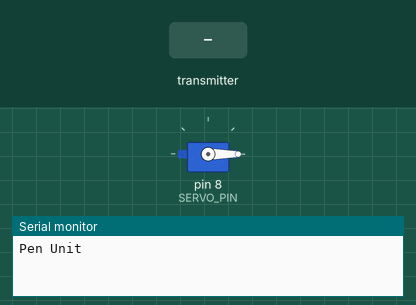
This sketch was run on a simulated Arduino Uno, built with avr-gcc and run on an emulated ATmega328P. Parts: servo, the last lines printed to the serial monitor. The inputs (shaded band) are chosen by the test bench. No radio packets arrive unless stated.

Above: at 1.2 s.
1.3 s: the transmitter starts sending value = 0
At 2.5 s:
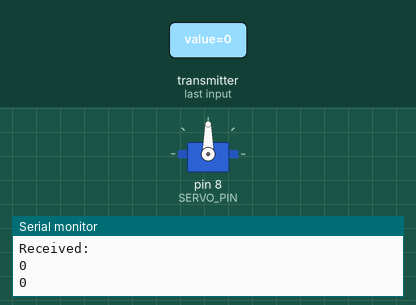
2.8 s: the transmitter starts sending code = 1
At 3.8 s:
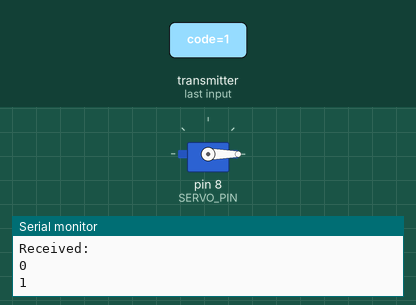
4.3 s: the transmitter starts sending code = 0
At 4.9 s:
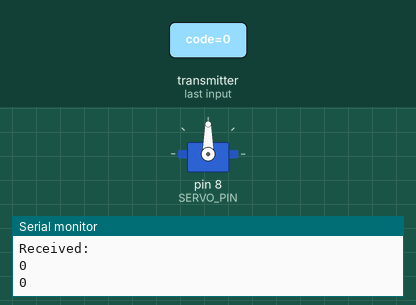
Timing chart, 0 to 7.3 s (numbered marks = the images above; inputs shaded):
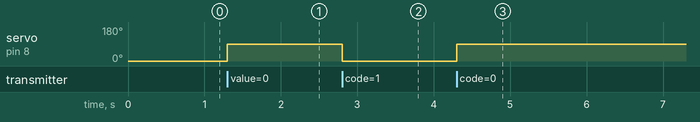

The sketch:

pen_unit.ino
```cpp
#include <Servo.h>
#include <SPI.h>
#include "RF24.h"
#include "Shared.h"
#define SERVO_PIN 8
#define POWER_PIN 6
#define ANGLE_DOWN 0
#define ANGLE_UP 90

/* Hardware configuration: Set up nRF24L01 radio on SPI bus plus pins*/
RF24 radio(10,9);
Servo pen_servo;


unsigned long power_time = 0;
bool power_on = false;

Message msg_data;

void setPen(PenPosition targetPos) {
  if (targetPos == UP) {
    pen_servo.write(ANGLE_UP);
  }
  else {
    pen_servo.write(ANGLE_DOWN);
  }
}

void setup() {
  Serial.begin(115200);
  while(!Serial);

  Serial.println(F("Pen Unit"));

  radio.begin();
  radio.setPALevel(RF24_PA_LOW);
  radio.setAutoAck(true);
  radio.enableAckPayload();
  radio.setRetries(0, 15);
  radio.setPayloadSize(16);
  radio.openWritingPipe(addresses[MAIN_UNIT]);
  radio.openReadingPipe(1, addresses[PEN_UNIT]);
  radio.startListening();

  pen_servo.attach(SERVO_PIN);
  pen_servo.write(ANGLE_DOWN);

  pinMode(POWER_PIN, OUTPUT);
}

void loop() {
  if( radio.available()){
    //turn of burning energy
    power_on = false;
    digitalWrite(POWER_PIN, LOW);

    radio.read( &msg_data, sizeof(msg_data) );

    Serial.println("Received: ");
    Serial.println(msg_data.value);
    Serial.println(msg_data.code);

    setPen((PenPosition)msg_data.code);
  }
  if (millis() - power_time > 10000) {
    power_time = millis();
    power_on = true;
    digitalWrite(POWER_PIN, HIGH);
  }
  else if (power_on && (millis() - power_time > 500)) {
    power_on = false;
    digitalWrite(POWER_PIN, LOW);
  }
}
```

Shared.h
```cpp
#define STEP_DELAY_US 100 // step delay in microseconds
#define MICROSTEPS 16

uint64_t addresses[4] = { 0xF0F0F0F0E1, 0xF0F0F0F0D2, 0xF0F0F0F0C3, 0xF0F0F0F0B4 };
enum AddrIndex : byte { MAIN_UNIT = 0, LEFT_UNIT = 1, RIGHT_UNIT = 2, PEN_UNIT = 3 };
enum Command : byte { BACKWARD_DIRECT = 0, FORWARD_DIRECT = 1, BACKWARD_PARALLEL = 2, FORWARD_PARALLEL = 3, START_PARALLEL = 4 };
enum Direction : bool { FORWARD = true, BACKWARD = false};
enum PenPosition : bool { DOWN = true, UP = false};

int numberOfSteps = 200 * MICROSTEPS;
const float step_length = 40.0 / numberOfSteps; // the distance a step increases the string in mm

struct Message {
  unsigned long value;
  unsigned long code;
};

struct Point {
  float x;
  float y;
};

//Alex Remote Control
const unsigned long R1_Play = 0x59A6C03F;
const unsigned long R1_Pause = 0x59A6D827;
const unsigned long R1_Right = 0x59A6629D;
const unsigned long R1_Left  = 0x59A6DA25;
const unsigned long R1_Up    = 0x59A6F20D;
const unsigned long R1_Down  = 0x59A66A95;
const unsigned long R1_Prev  = 0x59A6609F;
const unsigned long R1_TuneL = 0x59A6E817;
const unsigned long R1_TuneR = 0x59A6E01F;
const unsigned long R1_Next  = 0x59A640BF;
const unsigned long R1_VolPlus   = 0x59A642BD;
const unsigned long R1_VolMinus  = 0x59A652AD;
const unsigned long R1_Stop  = 0x59A6F00F;
const unsigned long R1_Enter = 0x59A64AB5;
const unsigned long R1_Setup = 0x59A62AD5;
```

Measured:
- after the input at 1.3 s, servo on pin 8 (SERVO_PIN): 0° → 90° at once
- after the input at 2.8 s, servo on pin 8 (SERVO_PIN): 90° → 0° at once
- after the input at 4.3 s, servo on pin 8 (SERVO_PIN): 0° → 90° at once
